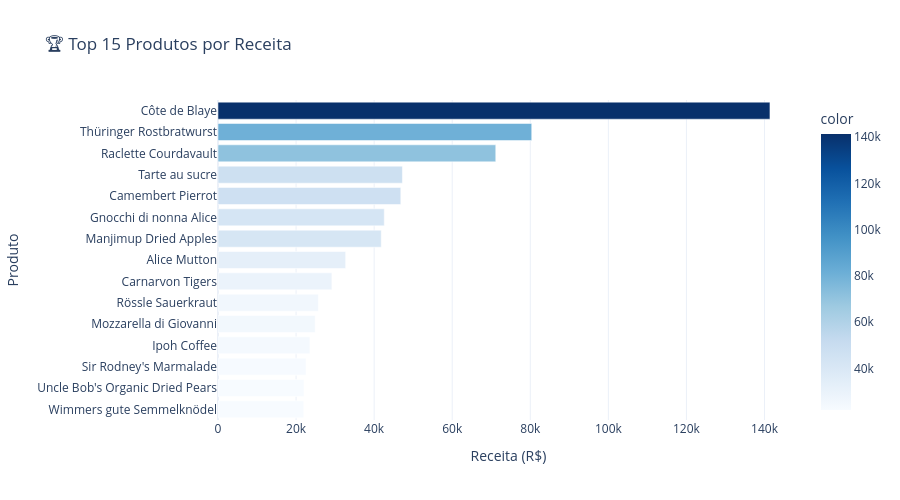

This figure's notebook cell:
### Code cell
# Fig 4: Top 15 Produtos
fact_prod = fact_sales.merge(dim_product[['product_id', 'product_name']], on='product_id', how='left')
top_prod = fact_prod.groupby('product_name')['net_sales'].sum().sort_values(ascending=False).head(15)

def fmt_cur_short(value):
    if abs(value) >= 1_000_000:
        return f'R$ {value/1_000_000:.1f}M'
    if abs(value) >= 1_000:
        return f'R$ {value/1_000:.1f}K'
    return f'R$ {value:,.0f}'

fig = px.bar(x=top_prod.values, y=top_prod.index, orientation='h',
             title='🏆 Top 15 Produtos por Receita',
             labels={'x': 'Receita (R$)', 'y': 'Produto'},
             color=top_prod.values, color_continuous_scale='Blues',
             text=[fmt_cur_short(v) for v in top_prod.values])
fig.update_traces(textposition='inside', insidetextanchor='middle', cliponaxis=False)
fig.update_layout(height=500, showlegend=False, uniformtext_minsize=9, uniformtext_mode='hide')
fig.update_yaxes(autorange='reversed')
fig.show()

### Figure 1 — Plotly figure (JSON) as saved in the notebook; plotly's stock layout.template omitted (floating-point values rounded to 4 significant figures)
{"data": [{"cliponaxis": false, "hovertemplate": "Receita (R$)=%{x}<br>Produto=%{y}<br>text=%{text}<br>color=%{marker.color}<extra></extra>", "insidetextanchor": "middle", "legendgroup": "", "marker": {"color": [141400.0, 80370.0, 71160.0, 47230.0, 46830.0, 42590.0, 41820.0, 32700.0, 29170.0, 25700.0, 24900.0, 23530.0, 22560.0, 22040.0, 21960.0], "coloraxis": "coloraxis", "pattern": {"shape": ""}}, "name": "", "orientation": "h", "showlegend": false, "text": ["R$ 141.4K", "R$ 80.4K", "R$ 71.2K", "R$ 47.2K", "R$ 46.8K", "R$ 42.6K", "R$ 41.8K", "R$ 32.7K", "R$ 29.2K", "R$ 25.7K", "R$ 24.9K", "R$ 23.5K", "R$ 22.6K", "R$ 22.0K", "R$ 22.0K"], "textposition": "inside", "type": "bar", "x": [141400.0, 80370.0, 71160.0, 47230.0, 46830.0, 42590.0, 41820.0, 32700.0, 29170.0, 25700.0, 24900.0, 23530.0, 22560.0, 22040.0, 21960.0], "xaxis": "x", "y": ["Côte de Blaye", "Thüringer Rostbratwurst", "Raclette Courdavault", "Tarte au sucre", "Camembert Pierrot", "Gnocchi di nonna Alice", "Manjimup Dried Apples", "Alice Mutton", "Carnarvon Tigers", "Rössle Sauerkraut", "Mozzarella di Giovanni", "Ipoh Coffee", "Sir Rodney's Marmalade", "Uncle Bob's Organic Dried Pears", "Wimmers gute Semmelknödel"], "yaxis": "y"}], "layout": {"barmode": "relative", "coloraxis": {"colorbar": {"title": {"text": "color"}}, "colorscale": [[0, "rgb(247,251,255)"], [0.125, "rgb(222,235,247)"], [0.25, "rgb(198,219,239)"], [0.375, "rgb(158,202,225)"], [0.5, "rgb(107,174,214)"], [0.625, "rgb(66,146,198)"], [0.75, "rgb(33,113,181)"], [0.875, "rgb(8,81,156)"], [1, "rgb(8,48,107)"]]}, "height": 500, "legend": {"tracegroupgap": 0}, "showlegend": false, "title": {"text": "🏆 Top 15 Produtos por Receita"}, "uniformtext": {"minsize": 9, "mode": "hide"}, "xaxis": {"anchor": "y", "domain": [0, 1], "title": {"text": "Receita (R$)"}}, "yaxis": {"anchor": "x", "autorange": "reversed", "domain": [0, 1], "title": {"text": "Produto"}}}}
